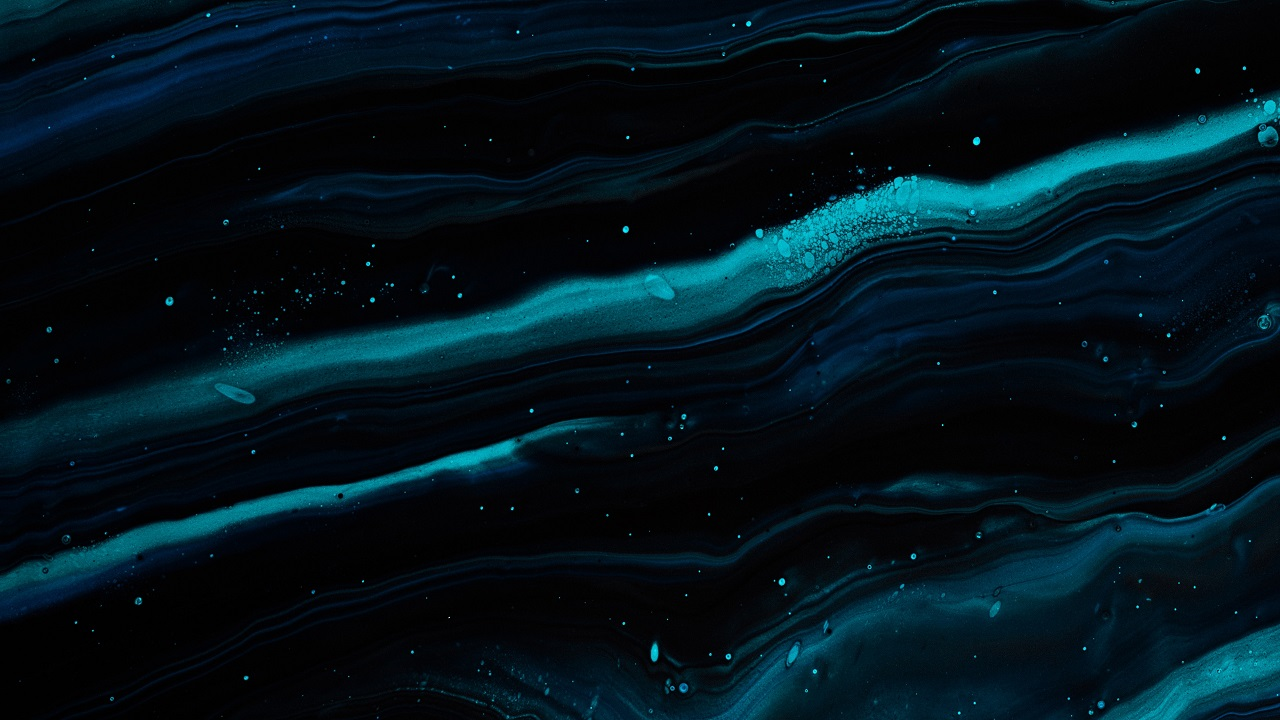
#> input picture notebooks/pictures/ab.jpg, 1280 x 720 px
$ jupyter execute 8_example.ipynb
#> lines starting #> are read from the running program, lines starting #| are printed output that depends on the picture
[cell 1]
import cv2
import numpy as np
from matplotlib import pyplot as plt

### Задание 1.
Выбрать значение шага дискретизации в пределах от 5 до 15. Продискретизировать с этим шагом дискретизации изображение и вывести его на экран.

[cell 2]
image = cv2.imread('pictures/ab.jpg')
#> image is the input picture: shape (720, 1280, 3); mean B, G, R 27.5, 19.6, 2.5
image = cv2.cvtColor(image, cv2.COLOR_BGR2RGB)
img = image.copy()

K = 15 # размер шага
s = img.shape
#> s = (720, 1280, 3)

h1, w1 = s[0], s[1]
#> h1 = 720; w1 = 1280
h = (s[0] - s[0] % K)
#> h = 720
w = (s[1] - s[1] % K)
#> w = 1275

img = cv2.resize(img, (w, h))

for y in range(0, h-1, K):
    for x in range(0, w-1, K):
        if len(s) > 2:
            s = np.average(img[y:(y + K), x:(x + K)], axis=0)
            img[y:(y + K), x:(x + K)] = np.average(s, axis=0)
        else:
            s = img[y:(y+K), x:(x+K)]
            img[y:(y+K), x:(x+K)] = np.average(s)
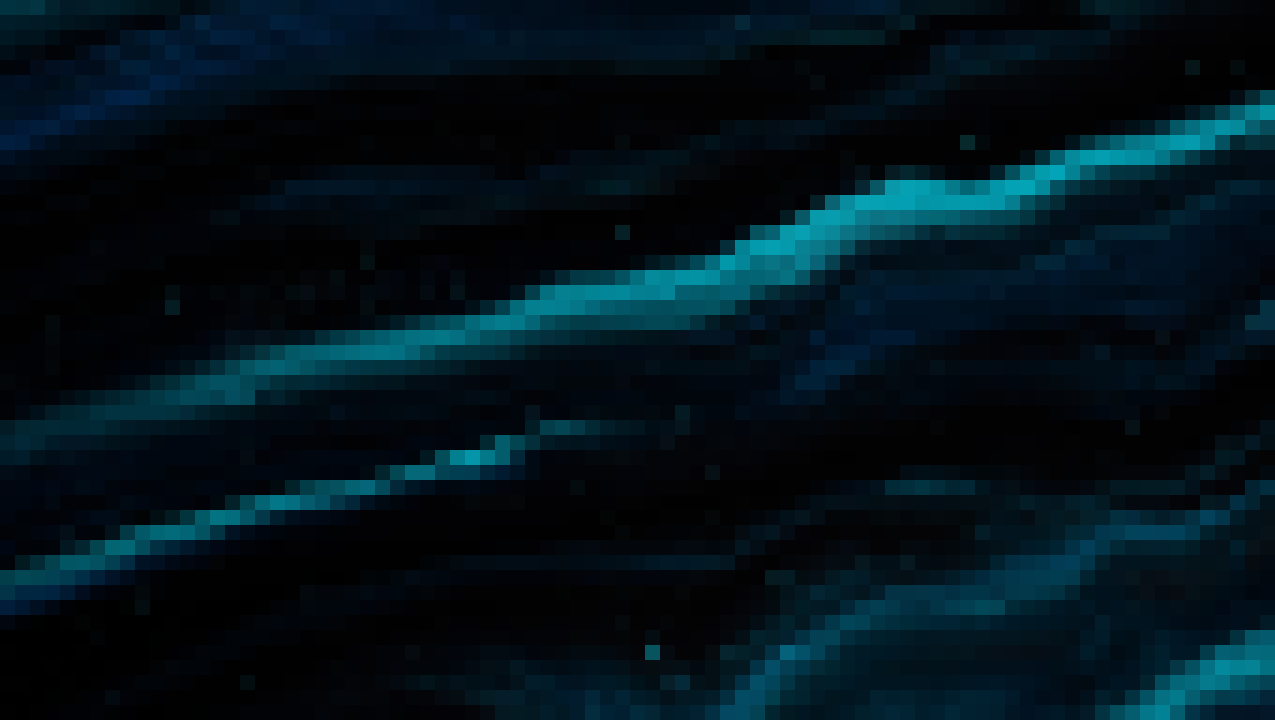
#> img: shape (720, 1275, 3); mean R, G, B 2, 19.1, 27

img = cv2.resize(img, (w1, h1))
#> img: shape (720, 1280, 3)
res = np.hstack((image, img))
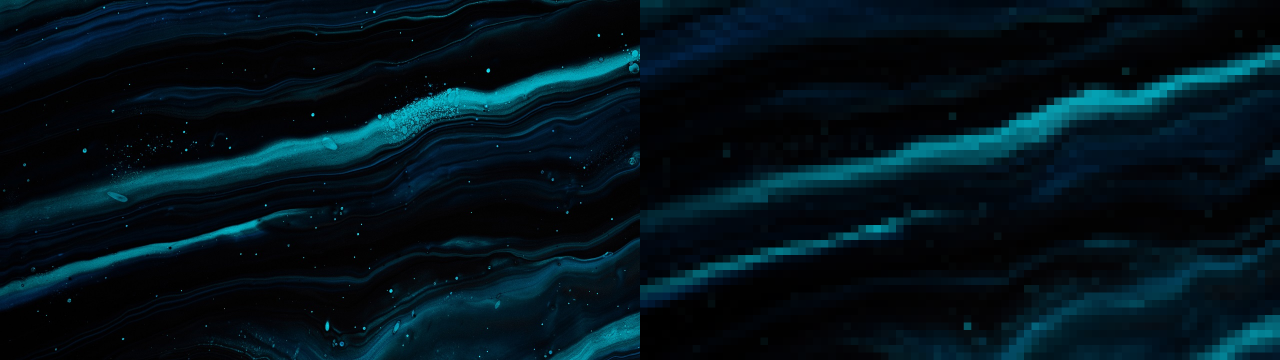
#> res: shape (720, 2560, 3) (shown at 1/2 size); mean R, G, B 2.3, 19.3, 27.3
plt.figure(figsize=(10, 20))
plt.axis("off")
plt.imshow(res);

### Задание 2.2.
Проквантовать изображение, сократив число градаций до 4

[cell 3]
img = cv2.imread('pictures/ab.jpg')
img = cv2.cvtColor(img,cv2.COLOR_BGR2RGB)

Z = img.reshape((-1, 3))
Z = np.float32(Z)

crt = (cv2.TERM_CRITERIA_EPS + cv2.TERM_CRITERIA_MAX_ITER, 10, 1.0)

k = 4
ret, label, center = cv2.kmeans(Z, k, None, crt, 10, cv2.KMEANS_RANDOM_CENTERS)
#> ret = 166941871.6; center = [[8.06, 139.3, 156.6], [2.15, 4.79, 8.6], [2.16, 24.59, 38.55], [4.28, 70.03, 87.23]]

center = np.uint8(center)
#> center = [[8, 139, 156], [2, 4, 8], [2, 24, 38], [4, 70, 87]]
res = center[label.flatten()]
res2 = res.reshape((img.shape))

result = np.hstack((img, res2))
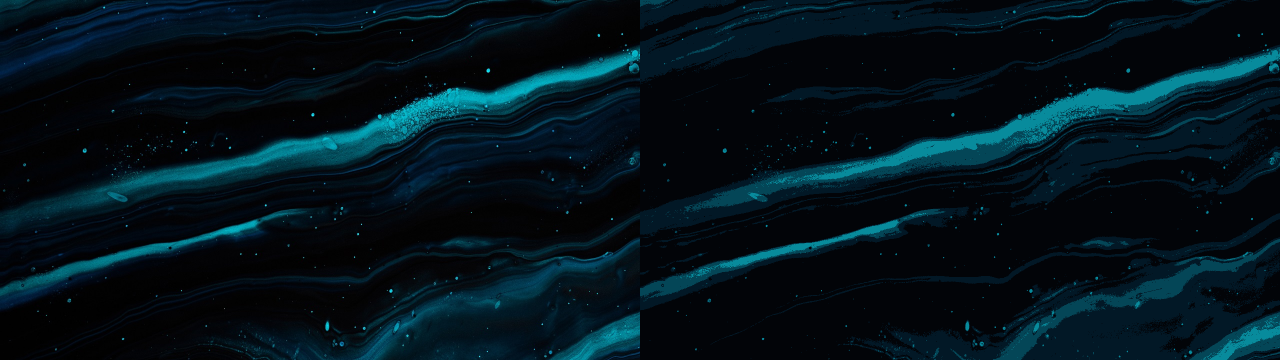
#> result: shape (720, 2560, 3) (shown at 1/2 size); mean R, G, B 2.4, 19.3, 27.3

plt.figure(figsize=(10, 20))
plt.axis("off")
plt.imshow(result);
